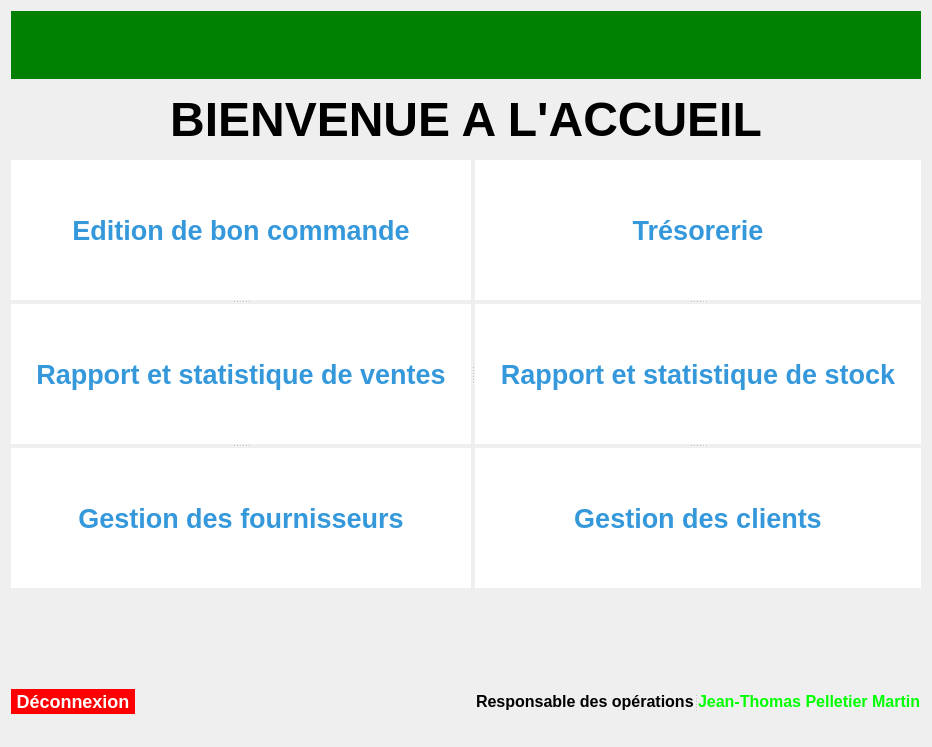
<?xml version="1.0" encoding="UTF-8"?>
<ui version="4.0">
 <class>AcceuilREspoOperation</class>
 <widget class="QWidget" name="AcceuilREspoOperation">
  <property name="geometry">
   <rect>
    <x>0</x>
    <y>0</y>
    <width>932</width>
    <height>747</height>
   </rect>
  </property>
  <property name="acceptDrops">
   <bool>false</bool>
  </property>
  <property name="windowTitle">
   <string>Accueil</string>
  </property>
  <property name="windowIcon">
   <iconset resource="images.qrc">
    <normaloff>:/images/images.png</normaloff>:/images/images.png</iconset>
  </property>
  <property name="styleSheet">
   <string notr="true">QPushButton {
    background-color: white;
    color: #3498db;
    border-radius: 0px;
    padding: 20px;
    font-size: 27px;
    font-weight: bold;
    min-width: 100px; /* Taille carrée */
    min-height: 100px; /* Taille carrée */
}

QPushButton:hover {
    background-color:rgb(222, 222, 222)
}

</string>
  </property>
  <layout class="QGridLayout" name="gridLayout">
   <item row="0" column="0">
    <widget class="QLabel" name="label_3">
     <property name="styleSheet">
      <string notr="true">background-color: green;</string>
     </property>
     <property name="text">
      <string/>
     </property>
    </widget>
   </item>
   <item row="1" column="0">
    <widget class="QLabel" name="label">
     <property name="styleSheet">
      <string notr="true"> text-shadow: 2px 2px 5px rgba(0, 0, 0, 0.5);</string>
     </property>
     <property name="text">
      <string>&lt;html&gt;&lt;head/&gt;&lt;body&gt;&lt;p align=&quot;center&quot;&gt;&lt;span style=&quot; font-size:36pt; font-weight:700;&quot;&gt;BIENVENUE A L'ACCUEIL&lt;/span&gt;&lt;/p&gt;&lt;/body&gt;&lt;/html&gt;</string>
     </property>
     <property name="alignment">
      <set>Qt::AlignCenter</set>
     </property>
    </widget>
   </item>
   <item row="2" column="0">
    <widget class="QSplitter" name="splitter_4">
     <property name="orientation">
      <enum>Qt::Horizontal</enum>
     </property>
     <widget class="QSplitter" name="splitter_2">
      <property name="orientation">
       <enum>Qt::Vertical</enum>
      </property>
      <widget class="QPushButton" name="editerBonCommande_pushButton">
       <property name="styleSheet">
        <string notr="true"/>
       </property>
       <property name="text">
        <string>Edition de bon commande</string>
       </property>
       <property name="icon">
        <iconset resource="images.qrc">
         <normaloff>:/images/BonCommandes.jpg</normaloff>:/images/BonCommandes.jpg</iconset>
       </property>
       <property name="iconSize">
        <size>
         <width>70</width>
         <height>70</height>
        </size>
       </property>
      </widget>
      <widget class="QPushButton" name="rapport_vente_pushButton">
       <property name="text">
        <string>Rapport et statistique de ventes</string>
       </property>
       <property name="icon">
        <iconset resource="images.qrc">
         <normaloff>:/images/Rapport2.png</normaloff>:/images/Rapport2.png</iconset>
       </property>
       <property name="iconSize">
        <size>
         <width>70</width>
         <height>70</height>
        </size>
       </property>
      </widget>
      <widget class="QPushButton" name="gestion_fournisseurs_pushButton">
       <property name="text">
        <string>Gestion des fournisseurs</string>
       </property>
       <property name="icon">
        <iconset resource="images.qrc">
         <normaloff>:/images/Fournisseurs.jpg</normaloff>:/images/Fournisseurs.jpg</iconset>
       </property>
       <property name="iconSize">
        <size>
         <width>70</width>
         <height>70</height>
        </size>
       </property>
      </widget>
     </widget>
     <widget class="QSplitter" name="splitter_3">
      <property name="orientation">
       <enum>Qt::Vertical</enum>
      </property>
      <widget class="QPushButton" name="tresorerie_pushButton">
       <property name="text">
        <string>Trésorerie</string>
       </property>
       <property name="icon">
        <iconset resource="images.qrc">
         <normaloff>:/images/comptabilite.png</normaloff>:/images/comptabilite.png</iconset>
       </property>
       <property name="iconSize">
        <size>
         <width>70</width>
         <height>70</height>
        </size>
       </property>
      </widget>
      <widget class="QPushButton" name="rapport_stock_pushButton">
       <property name="text">
        <string>Rapport et statistique de stock</string>
       </property>
       <property name="icon">
        <iconset resource="images.qrc">
         <normaloff>:/images/Rapport1.png</normaloff>:/images/Rapport1.png</iconset>
       </property>
       <property name="iconSize">
        <size>
         <width>70</width>
         <height>70</height>
        </size>
       </property>
      </widget>
      <widget class="QPushButton" name="rapport_stock_pushButton_4">
       <property name="text">
        <string>Gestion des clients</string>
       </property>
       <property name="icon">
        <iconset resource="images.qrc">
         <normaloff>:/images/Clients.png</normaloff>:/images/Clients.png</iconset>
       </property>
       <property name="iconSize">
        <size>
         <width>70</width>
         <height>70</height>
        </size>
       </property>
      </widget>
     </widget>
    </widget>
   </item>
   <item row="3" column="0">
    <widget class="QLabel" name="label_2">
     <property name="text">
      <string/>
     </property>
    </widget>
   </item>
   <item row="4" column="0">
    <layout class="QHBoxLayout" name="horizontalLayout">
     <item>
      <widget class="QPushButton" name="deconnexion_pushButton">
       <property name="styleSheet">
        <string notr="true">QPushButton {
    background-color: red;
    color: white;
    border-radius: 0px;
    padding: 2px;
    font-size: 18px;
    font-weight: bold;
    min-width: 120px; /* Taille carrée */
    min-height: 20px; /* Taille carrée */
}

QPushButton:hover {
    background-color:rgb(222, 222, 222)
}

</string>
       </property>
       <property name="text">
        <string>Déconnexion</string>
       </property>
      </widget>
     </item>
     <item>
      <spacer name="horizontalSpacer">
       <property name="orientation">
        <enum>Qt::Horizontal</enum>
       </property>
       <property name="sizeHint" stdset="0">
        <size>
         <width>738</width>
         <height>20</height>
        </size>
       </property>
      </spacer>
     </item>
     <item>
      <widget class="QSplitter" name="splitter">
       <property name="orientation">
        <enum>Qt::Horizontal</enum>
       </property>
       <widget class="QLabel" name="titrePosteLabel">
        <property name="text">
         <string>&lt;html&gt;&lt;head/&gt;&lt;body&gt;&lt;p&gt;&lt;span style=&quot; font-size:12pt; font-weight:700;&quot;&gt;Responsable des opérations&lt;/span&gt;&lt;/p&gt;&lt;/body&gt;&lt;/html&gt;</string>
        </property>
       </widget>
       <widget class="QLabel" name="nomPersonnelLabel">
        <property name="text">
         <string>&lt;html&gt;&lt;head/&gt;&lt;body&gt;&lt;p&gt;&lt;span style=&quot; font-size:12pt; font-weight:700; color:#00ff00;&quot;&gt;Jean-Thomas Pelletier Martin&lt;/span&gt;&lt;/p&gt;&lt;/body&gt;&lt;/html&gt;</string>
        </property>
       </widget>
      </widget>
     </item>
    </layout>
   </item>
  </layout>
  <zorder>splitter_6</zorder>
  <zorder>label_3</zorder>
  <zorder>label_2</zorder>
  <zorder>rapport_stock_pushButton_4</zorder>
 </widget>
 <resources>
  <include location="images.qrc"/>
 </resources>
 <connections/>
</ui>
